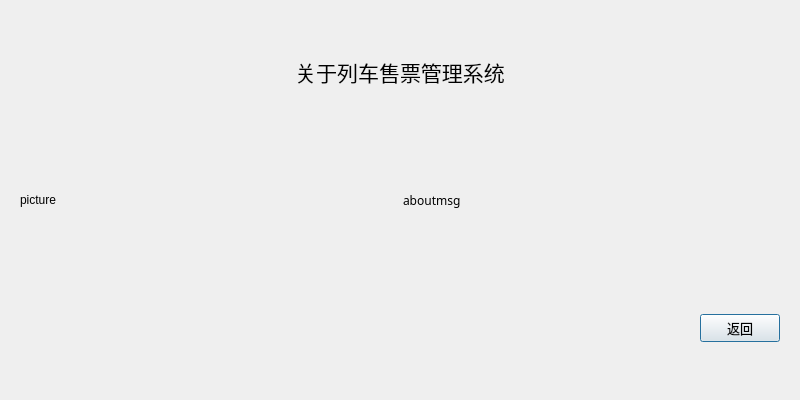
<?xml version="1.0" encoding="UTF-8"?>
<ui version="4.0">
 <class>AboutDialog</class>
 <widget class="QDialog" name="AboutDialog">
  <property name="geometry">
   <rect>
    <x>0</x>
    <y>0</y>
    <width>800</width>
    <height>400</height>
   </rect>
  </property>
  <property name="minimumSize">
   <size>
    <width>0</width>
    <height>0</height>
   </size>
  </property>
  <property name="maximumSize">
   <size>
    <width>999999</width>
    <height>16777215</height>
   </size>
  </property>
  <property name="windowTitle">
   <string>关于</string>
  </property>
  <layout class="QVBoxLayout" name="verticalLayout">
   <item>
    <widget class="QLabel" name="label">
     <property name="font">
      <font>
       <pointsize>16</pointsize>
      </font>
     </property>
     <property name="text">
      <string>关于列车售票管理系统</string>
     </property>
     <property name="alignment">
      <set>Qt::AlignCenter</set>
     </property>
    </widget>
   </item>
   <item>
    <widget class="QWidget" name="widget" native="true">
     <layout class="QHBoxLayout" name="horizontalLayout">
      <item>
       <widget class="QLabel" name="picLable">
        <property name="text">
         <string>picture</string>
        </property>
       </widget>
      </item>
      <item>
       <widget class="QLabel" name="textLabel">
        <property name="font">
         <font>
          <family>楷体</family>
         </font>
        </property>
        <property name="text">
         <string>aboutmsg</string>
        </property>
       </widget>
      </item>
     </layout>
    </widget>
   </item>
   <item>
    <widget class="QWidget" name="widget_2" native="true">
     <layout class="QHBoxLayout" name="horizontalLayout_2">
      <item>
       <spacer name="horizontalSpacer">
        <property name="orientation">
         <enum>Qt::Horizontal</enum>
        </property>
        <property name="sizeHint" stdset="0">
         <size>
          <width>40</width>
          <height>20</height>
         </size>
        </property>
       </spacer>
      </item>
      <item>
       <widget class="QPushButton" name="returnBtn">
        <property name="font">
         <font>
          <pointsize>10</pointsize>
         </font>
        </property>
        <property name="text">
         <string>返回</string>
        </property>
       </widget>
      </item>
     </layout>
    </widget>
   </item>
  </layout>
 </widget>
 <resources/>
 <connections/>
</ui>
